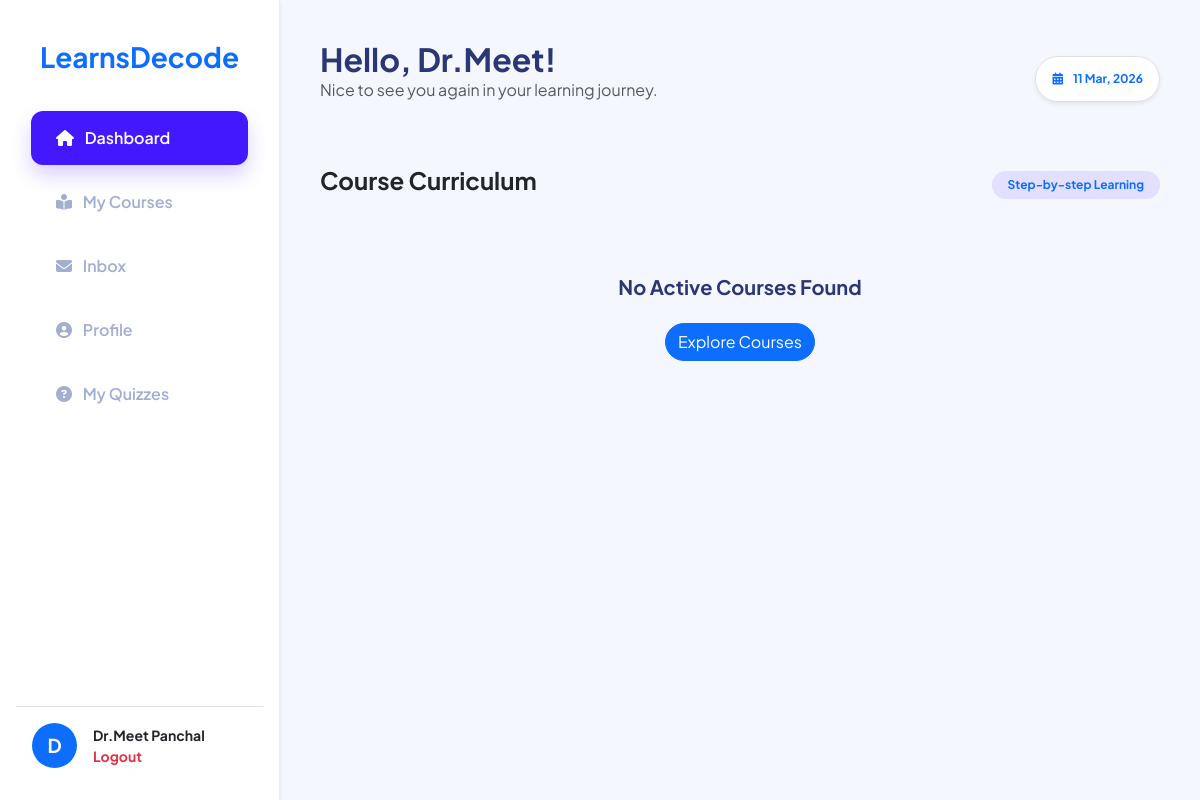
/student/dashboard.php (signed in), run on the app's committed database.
### tables this page shows
CREATE TABLE `users` (
  `id` int(10) UNSIGNED NOT NULL,
  `name` varchar(100) NOT NULL,
  `email` varchar(100) NOT NULL,
  `password` varchar(255) NOT NULL,
  `role` enum('student','instructor','admin') NOT NULL DEFAULT 'student',
  `created_at` timestamp NOT NULL DEFAULT current_timestamp(),
  `approved` tinyint(1) DEFAULT 1,
  `otp` varchar(10) DEFAULT NULL
);

### student/dashboard.php (the view, shortened to what this page needs)
<?php
require '../config/config.php';
$user_id = $_SESSION['user_id'];
$user_q = mysqli_query($conn, "SELECT * FROM users WHERE id = '$user_id'");
$user = mysqli_fetch_assoc($user_q);
$resume_q = mysqli_query($conn, "SELECT e.*, c.title, c.thumbnail FROM enrollments e
                                JOIN courses c ON e.course_id = c.id
                                WHERE e.student_id = '$user_id' ORDER BY e.enrolled_at DESC LIMIT 1");
$resume_course = mysqli_fetch_assoc($resume_q);
$enrollment_id = $resume_course['id'] ?? 0;
?>
<!DOCTYPE html>
<html lang="en">
<head>
    <link href="https://cdn.jsdelivr.net/npm/bootstrap@5.3.0/dist/css/bootstrap.min.css" rel="stylesheet">
    <link rel="stylesheet" href="https://cdnjs.cloudflare.com/ajax/libs/font-awesome/6.4.0/css/all.min.css">
    <link href="https://unpkg.com/aos@2.3.1/dist/aos.css" rel="stylesheet">
    <link rel="stylesheet" href="https://cdnjs.cloudflare.com/ajax/libs/animate.css/4.1.1/animate.min.css"/>
</head>
<body>
<div class="sidebar d-flex flex-column p-3 shadow-sm">
    <div class="text-center my-4">
        <h3 class="fw-bold text-primary">LearnsDecode</h3>
    </div>
    <nav class="nav flex-column flex-grow-1">
        <a class="nav-link active" href="dashboard.php"><i class="fas fa-home me-2"></i> Dashboard</a>
        <a class="nav-link" href="my_courses.php"><i class="fas fa-book-reader me-2"></i> My Courses</a>
        <a class="nav-link d-flex justify-content-between align-items-center" href="inbox.php">
            <span><i class="fas fa-envelope me-2"></i> Inbox</span>
        </a>
        <a class="nav-link" href="profile.php"><i class="fas fa-user-circle me-2"></i> Profile</a>
        <a class="nav-link" href="my_quizzes.php"><i class="fas fa-question-circle me-2"></i> My Quizzes</a>
    </nav>
    <div class="p-3 border-top">
        <div class="d-flex align-items-center">
            <div class="bg-primary text-white rounded-circle d-flex align-items-center justify-content-center fw-bold" style="width: 45px; height: 45px; font-size: 1.2rem;">
                <?= strtoupper(substr($user['name'] ?? 'U', 0, 1)) ?>
            </div>
            <div class="ms-3 small">
                <div class="fw-bold text-dark"><?= $user['name'] ?></div>
                <a href="../logout.php" class="text-danger text-decoration-none fw-bold">Logout</a>
            </div>
        </div>
    </div>
</div>
<div class="main-content">
    <header class="d-flex justify-content-between align-items-center mb-5">
        <div>
            <h2 class="fw-bold mb-0">Hello, <?= explode(' ', $user['name'])[0] ?>! </h2>
            <p class="text-muted">Nice to see you again in your learning journey.</p>
        </div>
        <div class="badge bg-white text-primary rounded-pill p-3 shadow-sm border">
            <i class="fas fa-calendar-alt me-2"></i> <?= date('d M, Y') ?>
        </div>
    </header>
    <section class="mb-5">
        <div class="d-flex justify-content-between align-items-center mb-4">
            <h4 class="fw-bold text-dark">Course Curriculum</h4>
            <span class="badge bg-primary-soft text-primary px-3 py-2 rounded-pill" style="background: rgba(67, 24, 255, 0.1);">Step-by-step Learning</span>
        </div>
        <div class="row g-4">
            <?php
            if($resume_course) {
                $c_id = $resume_course['course_id'];
                $units_q = mysqli_query($conn, "SELECT * FROM units WHERE course_id = '$c_id' ORDER BY order_no ASC");
                $prev_unit_completed = true;
                while($u = mysqli_fetch_assoc($units_q)):
                    $u_id = $u['id'];
                    $total_l_q = mysqli_query($conn, "SELECT COUNT(id) as total FROM lessons WHERE unit_id = '$u_id'");
                    $total_l = mysqli_fetch_assoc($total_l_q)['total'] ?? 0;
                    $done_l_q = mysqli_query($conn, "SELECT COUNT(lp.id) as done FROM lesson_progress lp
                                                    JOIN lessons l ON lp.lesson_id = l.id
                                                    WHERE lp.enrollment_id = '$enrollment_id'
                                                    AND l.unit_id = '$u_id' AND lp.is_completed = 1");
                    $done_l = mysqli_fetch_assoc($done_l_q)['done'] ?? 0;
                    $isDone = ($total_l > 0 && $total_l == $done_l);
                    $isLocked = !$prev_unit_completed;
            ?>
            <div class="col-md-6" data-aos="zoom-in-up">
                <div class="card unit-box p-4 shadow-sm <?= $isLocked ? 'unit-locked' : '' ?>">
                    <?php if($isLocked): ?>
                        <div class="position-absolute top-0 end-0 m-3 text-muted"><i class="fas fa-lock"></i></div>
                    <?php endif; ?>
                    <div class="d-flex align-items-center mb-3">
                        <div class="rounded-circle p-3 me-3 shadow-sm <?= $isDone ? 'bg-success text-white' : ($isLocked ? 'bg-secondary text-white' : 'bg-primary text-white') ?>" style="width: 55px; height: 55px; display: flex; align-items: center; justify-content: center;">
                            <i class="fas <?= $isDone ? 'fa-check' : 'fa-play' ?>"></i>
                        </div>
                        <div><h5 class="fw-bold mb-0"><?= $u['unit_title'] ?></h5></div>
                    </div>
                    <div class="mt-2">
                        <?php if($isDone): ?>
                            <div class="d-flex justify-content-between align-items-center">
                                <div class="alert alert-success py-2 px-3 border-0 rounded-pill mb-0 small">
                                    <i class="fas fa-medal me-1"></i> Completed!
                                </div>
                                <a href="watch.php?course_id=<?= $c_id ?>&unit_id=<?= $u_id ?>" class="btn btn-sm btn-outline-success rounded-pill px-4 fw-bold">
                                    Review Lessons <i class="fas fa-redo ms-1" style="font-size: 0.8rem;"></i>
                                </a>
                            </div>
                        <?php elseif($isLocked): ?>
                            <p class="text-muted small mb-0"><i class="fas fa-info-circle me-1"></i> Finish previous unit to unlock.</p>
                        <?php else: ?>
                            <div class="d-flex justify-content-between align-items-center">
                                <div class="text-primary small fw-bold"><i class="fas fa-tasks me-1"></i> <?= $done_l ?> / <?= $total_l ?> Done</div>
                                <a href="watch.php?course_id=<?= $c_id ?>&unit_id=<?= $u_id ?>" class="btn btn-sm btn-primary rounded-pill px-4 shadow-sm fw-bold">Start Learning</a>
                            </div>
                        <?php endif; ?>
                    </div>
                </div>
            </div>
            <?php
                $prev_unit_completed = $isDone;
                endwhile;
            } else {
                echo "<div class='col-12 text-center py-5'>
                        <h5 class='fw-bold'>No Active Courses Found</h5>
                        <a href='../index.php' class='btn btn-primary rounded-pill mt-3'>Explore Courses</a>
                      </div>";
            }
            ?>
        </div>
    </section>
</div>
</body>
</html>

### student/dashboard.php (style rules this page uses)
body { font-family: 'Plus Jakarta Sans', sans-serif; background: #f4f7fe; color: #2b3674; overflow-x: hidden; }
.sidebar { width: 280px; height: 100vh; background: #fff; position: fixed; left: 0; top: 0; border-right: 1px solid #e9edf7; z-index: 1000; transition: 0.3s; }
.main-content { margin-left: 280px; padding: 40px; transition: 0.3s; }
.nav-link { color: #a3aed0; padding: 15px 25px; border-radius: 12px; margin: 5px 15px; font-weight: 600; transition: 0.3s; }
.nav-link:hover, .nav-link.active { background: #4318ff; color: white !important; box-shadow: 0px 10px 20px rgba(67, 24, 255, 0.2); }

### data on the page
users: name "D", name "Dr.Meet Panchal", name "Dr.Meet"
